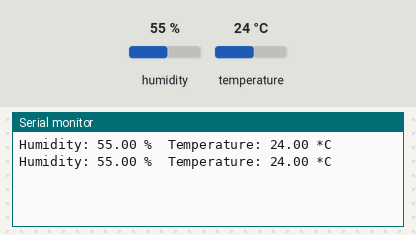
This sketch was run on a simulated Arduino Uno, built with avr-gcc and run on an emulated ATmega328P. Parts: the last lines printed to the serial monitor. Inputs (shaded band) come from the test bench; at power-on: humidity 55 %, temperature 24 °C.

Above: at 4.8 s.
4.9 s: humidity set to 22 %
At 6.9 s:
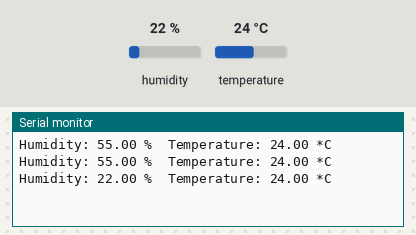
7.9 s: temperature set to 12 °C
At 9.3 s:
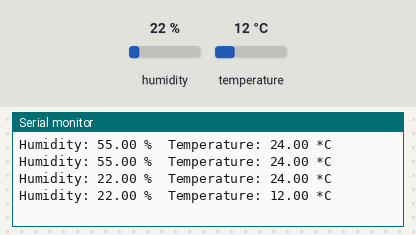
10.9 s: humidity set to 40 %
At 12.9 s:
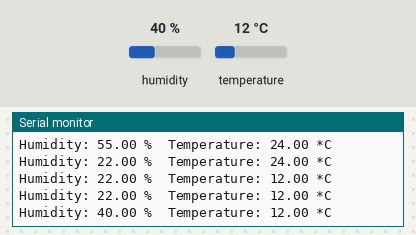
Timing chart, 0 to 14.4 s (numbered marks = the images above; inputs shaded):
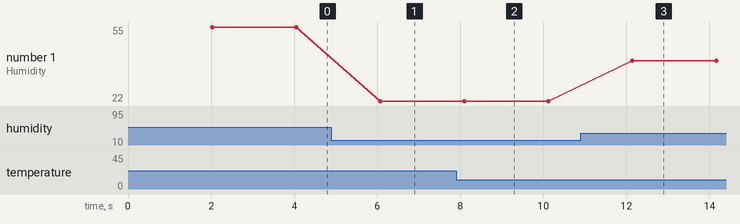

Measured:
- after the input at 4.9 s, the serial monitor: prints a new line after 1.2 s (image 1)
- after the input at 7.9 s, the serial monitor: prints a new line after 0.20 s (image 2)
- after the input at 10.9 s, the serial monitor: prints a new line after 1.2 s (image 3)
- plotted number 1: 55 → 22 after the input at 4.9 s, 22 → 40 after the input at 10.9 s

The sketch:

ch3_1.ino
```cpp
// Подключаем библиотеку DHT
#include "DHT.h"
// Объявляем номер вывода для датчика
#define DHTPIN 5
// Объявляем датчик DHT11
#define DHTTYPE DHT11
// Создаем объект датчика
DHT dht(DHTPIN, DHTTYPE);
void setup() {
  // Инициализируем последовательный порт
  Serial.begin(115200);
  // Инициализируем датчик
  dht.begin();
}
void loop() {
  // Ждем 2 секунды перед очередным измерением
  delay(2000);
  // Считываем влажность
  float h = dht.readHumidity();
  // Считываем температуру в градусах Цельсия
  float t = dht.readTemperature();

  // Проверяем, нет ли ошибки измерения
  if (isnan(h) || isnan(t)) {
    Serial.println("Failed to read from DHT sensor!");
  }

  // Выводим данные на печать
  Serial.print("Humidity: ");
  Serial.print(h);
  Serial.print(" %\t");
  Serial.print("Temperature: ");
  Serial.print(t);
  Serial.println(" *C ");
}
```
